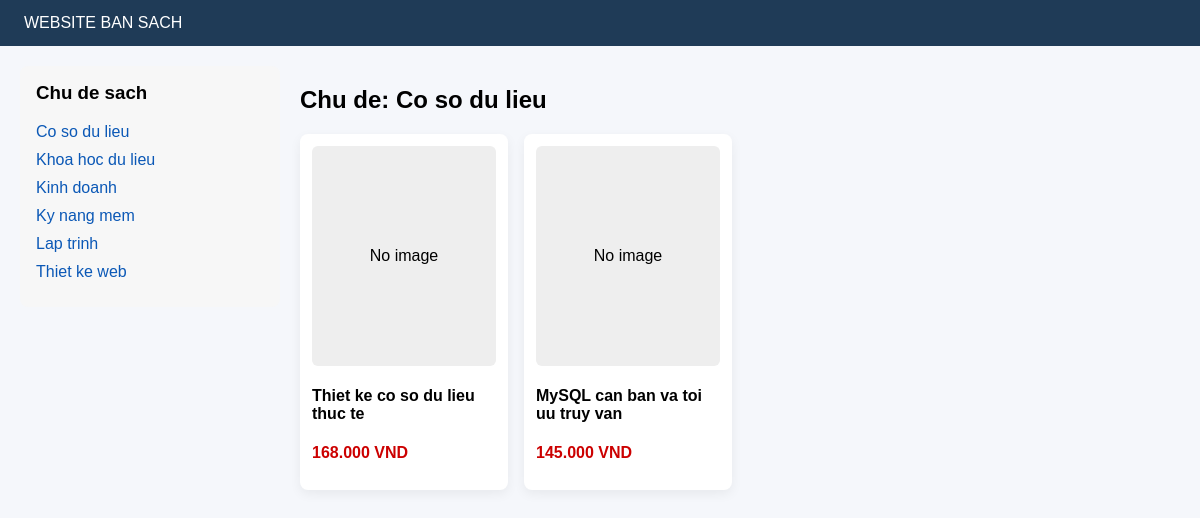
Screenshot of /show_subject.php?id_subject=2 with the database file from the repository.
### tables this page shows
CREATE TABLE `tblsubject` (
  `id_subject` INT UNSIGNED NOT NULL AUTO_INCREMENT,
  `name_subject` VARCHAR(120) NOT NULL,
  PRIMARY KEY (`id_subject`)
);

CREATE TABLE `tblbooks` (
  `id_book` INT UNSIGNED NOT NULL AUTO_INCREMENT,
  `id_subject` INT UNSIGNED NOT NULL,
  `name_book` VARCHAR(255) NOT NULL,
  `price` DECIMAL(12,2) NOT NULL DEFAULT 0,
  `images` VARCHAR(255) DEFAULT '',
  `des` TEXT,
  PRIMARY KEY (`id_book`),
  KEY `idx_tblbooks_subject` (`id_subject`),
  CONSTRAINT `fk_tblbooks_subject`
    FOREIGN KEY (`id_subject`) REFERENCES `tblsubject` (`id_subject`)
    ON UPDATE CASCADE
    ON DELETE RESTRICT
);

### include/connect.inc.php (called while the page is built, shortened)
<?php
function h($value)
{
    return htmlspecialchars((string) $value, ENT_QUOTES, "UTF-8");
}

### show_subject.php (the view, shortened to what this page needs)
<?php
require_once __DIR__ . "/include/connect.inc.php";
$idSubject = (int) ($_GET["id_subject"] ?? 0);
$subjectStmt = $conn->prepare("SELECT name_subject FROM tblsubject WHERE id_subject = ? LIMIT 1");
$subjectStmt->bind_param("i", $idSubject);
$subjectStmt->execute();
$subject = $subjectStmt->get_result()->fetch_assoc();
$booksStmt = $conn->prepare(
    "SELECT id_book, name_book, price, images FROM tblbooks WHERE id_subject = ? ORDER BY id_book DESC"
);
$booksStmt->bind_param("i", $idSubject);
$booksStmt->execute();
$books = $booksStmt->get_result();
?>
<!doctype html>
<html lang="vi">
<head>
</head>
<body>
    <div class="top">WEBSITE BAN SACH</div>
    <div class="wrap">
        <div><?php include __DIR__ . "/include/left.php"; ?></div>
        <div>
            <h2>Chu de: <?= h($subject["name_subject"]) ?></h2>
            <?php if ($books->num_rows <= 0): ?>
                <p>Khong co sach ung voi chu de nay.</p>
            <?php else: ?>
                <div class="grid">
                    <?php while ($row = $books->fetch_assoc()): ?>
                        <div class="card">
                            <?php if (!empty($row["images"])): ?>
                                <img src="uploads/<?= h($row["images"]) ?>" alt="<?= h($row["name_book"]) ?>">
                            <?php else: ?>
                                <div style="height:220px;background:#eee;border-radius:6px;display:flex;align-items:center;justify-content:center;">No image</div>
                            <?php endif; ?>
                            <h4><?= h($row["name_book"]) ?></h4>
                            <p class="price"><?= number_format((float) $row["price"], 0, ",", ".") ?> VND</p>
                        </div>
                    <?php endwhile; ?>
                </div>
            <?php endif; ?>
        </div>
    </div>
</body>
</html>

### include/left.php
<?php
require_once __DIR__ . "/connect.inc.php";
$subjects = $conn->query("SELECT id_subject, name_subject FROM tblsubject ORDER BY name_subject ASC");
?>
<div style="padding:16px; background:#f7f7f7; border-radius:8px;">
    <h3 style="margin-top:0;">Chu de sach</h3>
    <ul style="list-style:none; padding:0; margin:0;">
        <?php if ($subjects && $subjects->num_rows > 0): ?>
            <?php while ($row = $subjects->fetch_assoc()): ?>
                <li style="margin-bottom:10px;">
                    <a href="show_subject.php?id_subject=<?= (int) $row["id_subject"] ?>">
                        <?= h($row["name_subject"]) ?>
                    </a>
                </li>
            <?php endwhile; ?>
        <?php else: ?>
            <li>Chua co chu de.</li>
        <?php endif; ?>
    </ul>
</div>

### show_subject.php (style rules this page uses)
body { margin:0; font-family:Arial,sans-serif; background:#f5f7fb; }
.top { background:#1f3b57; color:#fff; padding:14px 24px; }
.wrap { display:grid; grid-template-columns:260px 1fr; gap:20px; padding:20px; }
.grid { display:grid; grid-template-columns:repeat(auto-fill,minmax(190px,1fr)); gap:16px; }
.card { background:#fff; border-radius:8px; padding:12px; box-shadow:0 4px 12px rgba(0,0,0,.06); }
.price { color:#cc0000; font-weight:700; }
a { text-decoration:none; color:#0b58b6; }

### rows the page displays
tblsubject: name_subject "Co so du lieu"
tblsubject: name_subject "Khoa hoc du lieu"
tblsubject: name_subject "Kinh doanh"
tblsubject: name_subject "Ky nang mem"
tblsubject: name_subject "Lap trinh"
tblsubject: name_subject "Thiet ke web"
tblbooks: images "No image", name_book "Thiet ke co so du lieu thuc te", price "168.000"
tblbooks: images "No image", name_book "MySQL can ban va toi uu truy van", price "145.000"
